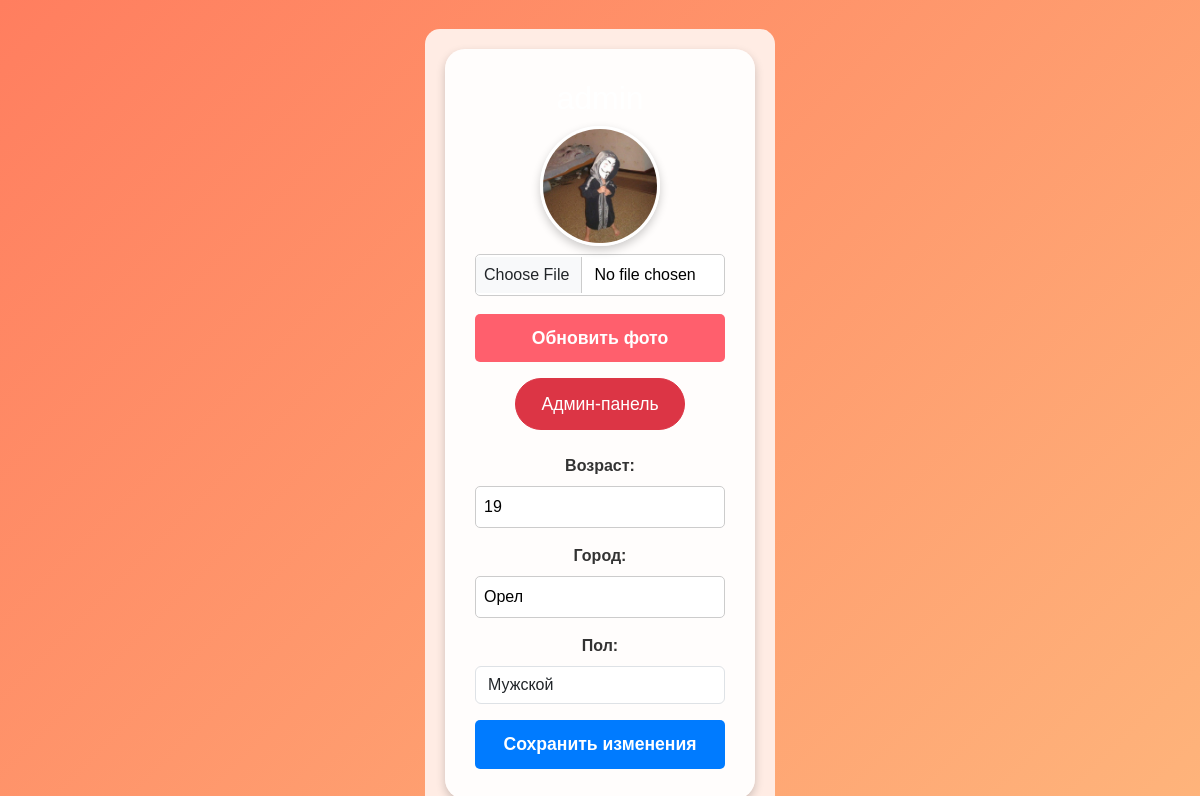
Screenshot of /profile (signed in) with the database file from the repository.
### tables this page shows
CREATE TABLE users (
            id INTEGER PRIMARY KEY AUTOINCREMENT,
            username TEXT UNIQUE NOT NULL,
            password TEXT NOT NULL,
            role TEXT NOT NULL DEFAULT 'user'
        , avatar TEXT DEFAULT "default.jpg", age INTEGER, city TEXT, gender TEXT);

### app.py (the view)
@app.route('/profile', methods=['GET', 'POST'])
def profile():
    if 'user' not in session:
        return redirect(url_for('login'))
    conn = sqlite3.connect('database.db')
    c = conn.cursor()
    c.execute('SELECT username, avatar, age, city, gender FROM users WHERE username = ?', (session['user'],))
    user = c.fetchone()
    conn.close()
    return render_template('profile.html', user={
        'username': user[0],
        'avatar': url_for('static', filename=f'avatars/{user[1]}'),
        'age': user[2],
        'city': user[3],
        'gender': user[4]
    })

### templates/profile.html (shortened to what this page needs)
<!DOCTYPE html>
<html lang="ru">
<head>
    <link href="https://cdn.jsdelivr.net/npm/bootstrap@5.3.3/dist/css/bootstrap.min.css" rel="stylesheet">
    <link rel="stylesheet" href="{{ url_for('static', filename='styles.css') }}">
</head>
<body>
<div class="container mt-5 profile-container">
    <div class="profile-card">
        <h2 class="text-center">{{ user.username }}</h2>
        <div class="avatar-container">
            <img src="{{ url_for('static', filename='avatars/' + user.avatar) }}" class="avatar" alt="Аватар">
            <form action="{{ url_for('upload_avatar') }}" method="POST" enctype="multipart/form-data">
                <input type="file" name="avatar" class="form-control mt-2">
                <button type="submit" class="btn btn-upload mt-2">Обновить фото</button>
            </form>
        </div>
        {% if session['role'] == 'admin' %}
        <div class="text-center mt-3">
            <a href="{{ url_for('admin_panel') }}" class="btn btn-danger">Админ-панель</a>
        </div>
    {% endif %}
        <form method="POST" action="{{ url_for('update_profile') }}" class="mt-4">
            <div class="mb-3">
                <label class="form-label">Возраст:</label>
                <input type="number" name="age" class="form-control" value="{{ user.age or '' }}">
            </div>
            <div class="mb-3">
                <label class="form-label">Город:</label>
                <input type="text" name="city" class="form-control" value="{{ user.city or '' }}">
            </div>
            <div class="mb-3">
                <label class="form-label">Пол:</label>
                <select name="gender" class="form-control">
                    <option value="Мужской" {% if user.gender == 'Мужской' %}selected{% endif %}>Мужской</option>
                </select>
            </div>
            <button type="submit" class="btn btn-save">Сохранить изменения</button>
        </form>
    </div>
</div>
</body>
</html>

### static/styles.css (style rules this page uses)
body { background: linear-gradient(135deg, #ff7e5f, #feb47b); background-attachment: fixed; height: 100vh; display: flex; justify-content: center; align-items: center; margin: 0; font-family: 'Arial', sans-serif; color: #fff; }
.btn { padding: 12px 25px; font-size: 1.1rem; border-radius: 30px; transition: all 0.3s ease; }
body { background: linear-gradient(135deg, #ff7e5f, #feb47b); background-attachment: fixed; min-height: 100vh; display: flex; flex-direction: column; justify-content: center; align-items: center; margin: 0; font-family: 'Arial', sans-serif; color: #fff; }
.profile-card { background: rgba(255, 255, 255, 0.9); border-radius: 20px; padding: 20px; text-align: center; width: 100%; max-width: 300px; transition: 0.3s; }
.profile-container { display: flex; justify-content: center; align-items: center; height: 100vh; }
.profile-card { background: rgba(255, 255, 255, 0.9); border-radius: 20px; padding: 30px; text-align: center; width: 100%; max-width: 400px; box-shadow: 0 4px 10px rgba(0, 0, 0, 0.2); }
.avatar-container { position: relative; text-align: center; }
.avatar { width: 120px; height: 120px; border-radius: 50%; object-fit: cover; border: 3px solid white; box-shadow: 0 4px 10px rgba(0, 0, 0, 0.2); }
.btn-upload { background-color: #ff5f6d; color: white; border-radius: 30px; padding: 8px 15px; transition: 0.3s; }
.btn-save { background-color: #007bff; color: white; border-radius: 30px; padding: 10px; width: 100%; transition: 0.3s; }
.profile-container { background: #ffece4; padding: 20px; border-radius: 15px; text-align: center; width: 350px; margin: auto; }
.profile-container label { color: #333; font-weight: bold; }
.profile-container input { width: 100%; padding: 8px; border-radius: 5px; border: 1px solid #ccc; margin-bottom: 10px; }
.profile-container button { width: 100%; padding: 10px; border-radius: 5px; color: white; font-weight: bold; }
.profile-container label { color: #333 !important; font-weight: bold; }
.profile-container input { color: #000 !important; background-color: #fff; }
.profile-container button { color: white; font-weight: bold; }

### rows the page displays
users: avatar (picture), age "19", city "Орел", gender "Мужской"
